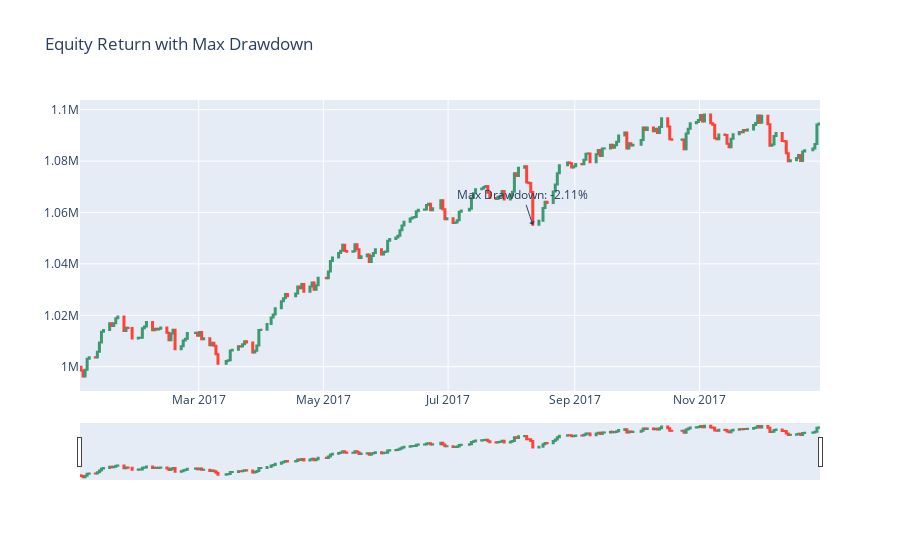

The cell this chart's notebook holds for it:
### Markdown cell above
Thus, the overall drawdown = -2.11%

### Code cell
import plotly.graph_objects as go

overall_result_updated['Open'] = overall_result_updated['Total_Capital_Return'].shift(1)
overall_result_updated['Open'].iloc[0] = 1000000  # For the first day, set open as 1000000

fig = go.Figure(data=[go.Candlestick(x=overall_result_updated['Ce_En_Date'],
                                     open=overall_result_updated['Open'],
                                     high=overall_result_updated['Total_Capital_Return'],  # Use 'Total_Capital_Return' as high
                                     low=overall_result_updated['Total_Capital_Return'],   # Use 'Total_Capital_Return' as low
                                     close=overall_result_updated['Total_Capital_Return'])])

max_drawdown_text = f'Max Drawdown: {max_drawdown:.2%}'
fig.add_annotation(x=overall_result_updated['Ce_En_Date'].iloc[max_drawdown_index], 
                   y=overall_result_updated['Total_Capital_Return'].iloc[max_drawdown_index],
                   text=max_drawdown_text, showarrow=True, arrowhead=1)

fig.update_layout(title="Equity Return with Max Drawdown")

fig.show()

### Figure 1 — Plotly figure (JSON) as saved in the notebook; plotly's stock layout.template omitted (floating-point values rounded to 4 significant figures; data arrays with more than 128 entries replaced by an {"elided": "..."} marker saying what was removed)
{"data": [{"close": {"elided": "246 float values"}, "high": {"elided": "246 float values"}, "low": {"elided": "246 float values"}, "open": {"elided": "246 float values"}, "type": "candlestick", "x": {"elided": "246 str values"}}], "layout": {"annotations": [{"arrowhead": 1, "showarrow": true, "text": "Max Drawdown: -2.11%", "x": "2017-08-11T10:30:00", "y": 1055000.0}], "title": {"text": "Equity Return with Max Drawdown"}}}
